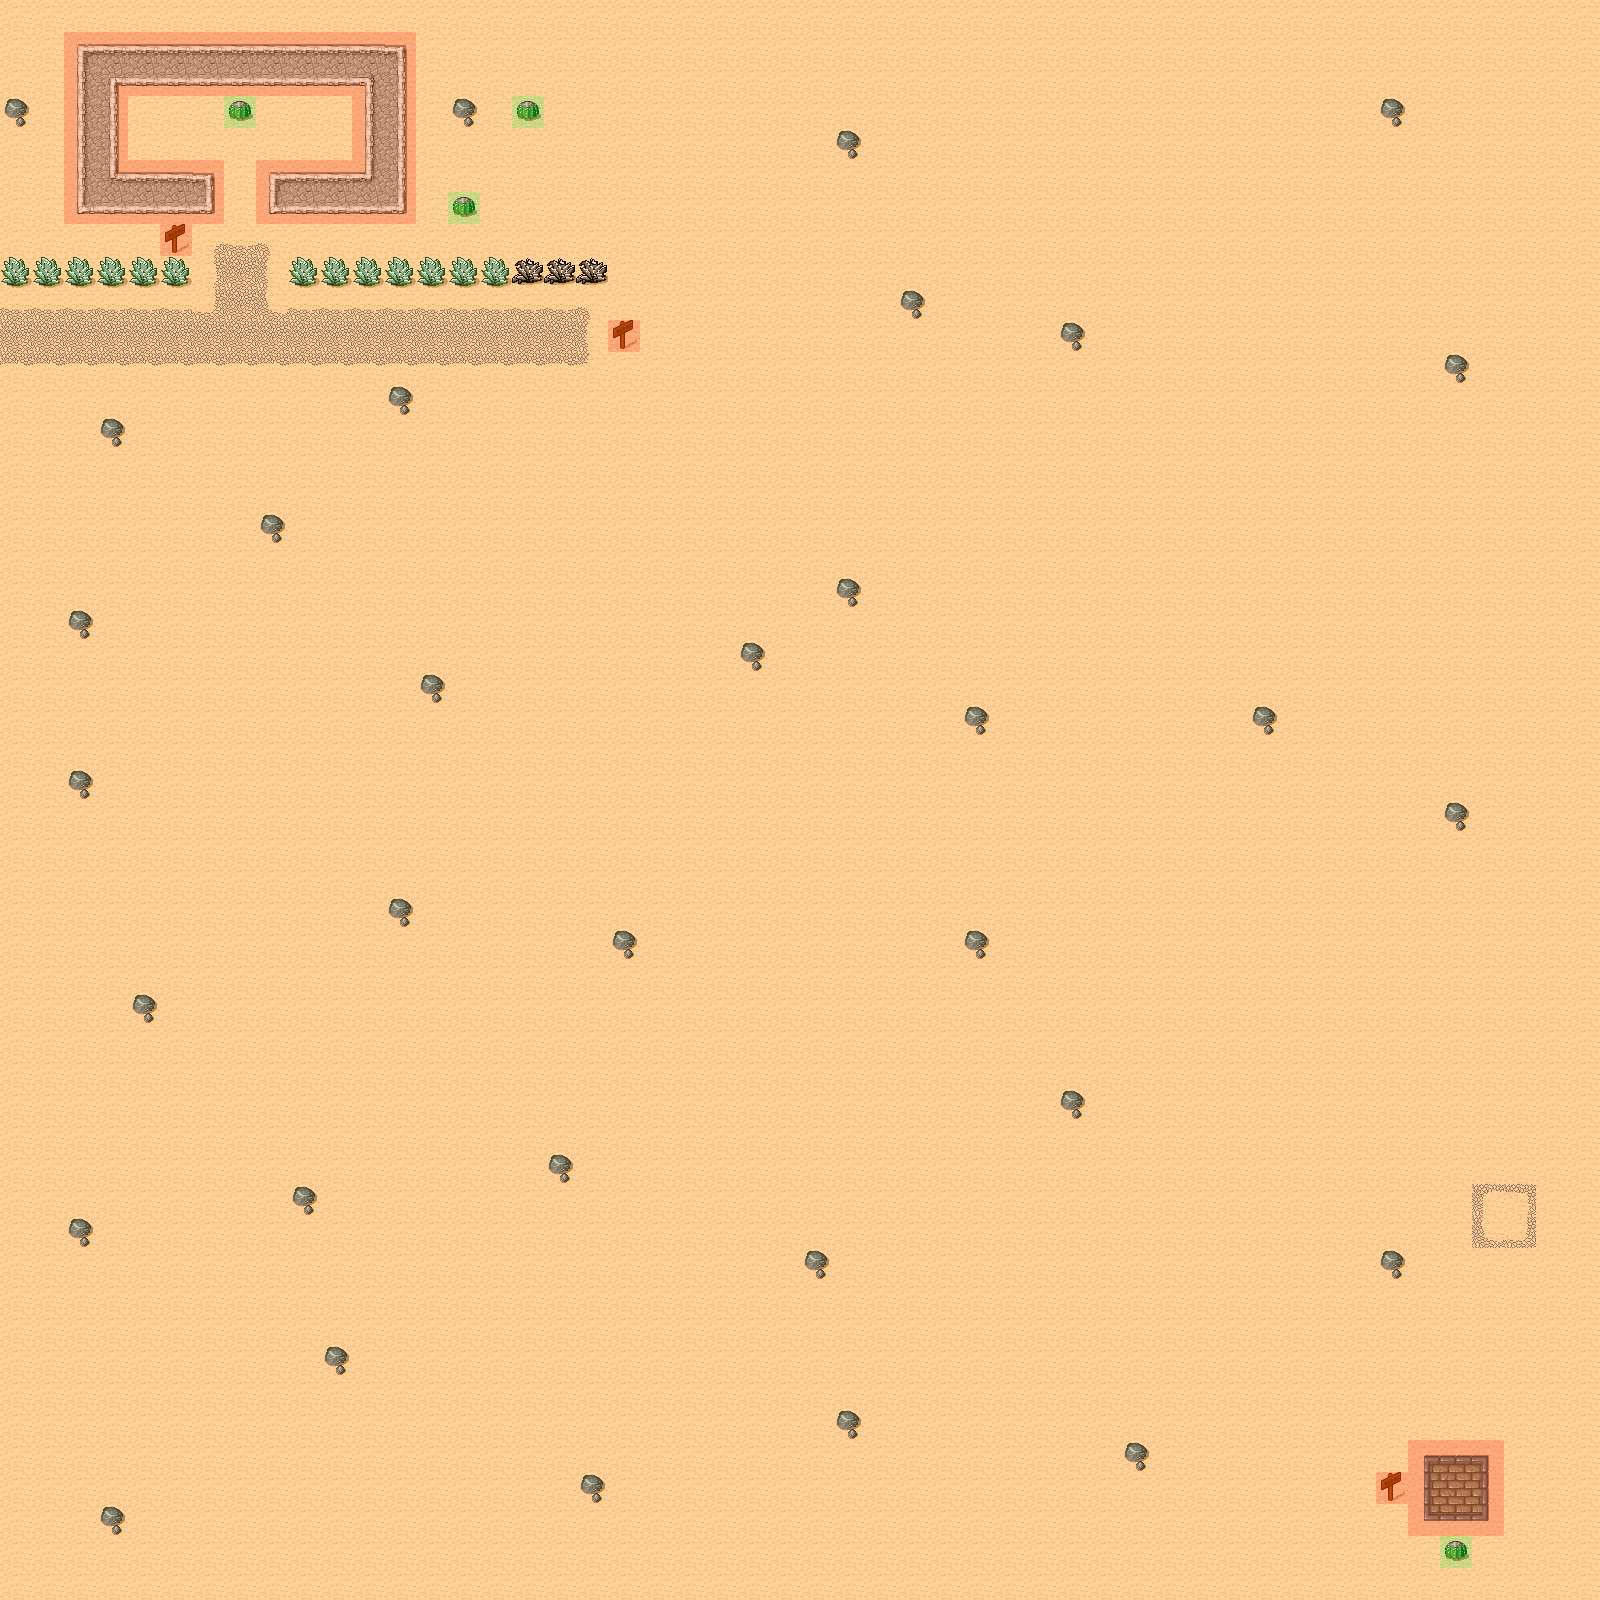

Rendered tile map (Tiled .tmx) drawn with the repository's tilesets; below, a short description and the map source with its tile grids summarised:
An orthogonal 50x50 tile map with 32x32 px tiles, 4 tile layers (Background, Foreground, Traps, Meta), 2 tilesets and 10 objects (9x EnemySpawn, SpawnPoint).

<map version="1.0" orientation="orthogonal" width="50" height="50" tilewidth="32" tileheight="32">
 <tileset firstgid="1" name="tmw_desert_spacing" tilewidth="32" tileheight="32" spacing="1" margin="1">
  <image source="tmw_desert_spacing.png" width="265" height="232" />
 </tileset>
 <tileset firstgid="57" name="meta_tiles" tilewidth="32" tileheight="32" spacing="1" margin="1">
  <image source="meta_tiles.png" width="67" height="34" />
  <tile id="0">
   <properties>
    <property name="Collidable" value="True" />
   </properties>
  </tile>
  <tile id="1">
   <properties>
    <property name="Collectable" value="True" />
   </properties>
  </tile>
 </tileset>
 <layer name="Background" width="50" height="50">
  <data>[2500 cells, 2500 non-empty, 37 distinct tile ids]</data>
 </layer>
 <objectgroup name="Objects" width="0" height="0">
  <object name="SpawnPoint" x="45" y="337" />
  <object name="EnemySpawn" x="265" y="1073">
   <properties>
    <property name="Enemy" value="1" />
   </properties>
  </object>
  <object name="EnemySpawn" x="649" y="623">
   <properties>
    <property name="Enemy" value="2" />
   </properties>
  </object>
  <object name="EnemySpawn" x="844" y="177">
   <properties>
    <property name="Enemy" value="3" />
   </properties>
  </object>
  <object name="EnemySpawn" x="1097" y="1297">
   <properties>
    <property name="Enemy" value="1" />
   </properties>
  </object>
  <object name="EnemySpawn" x="1161" y="1233">
   <properties>
    <property name="Enemy" value="2" />
   </properties>
  </object>
  <object name="EnemySpawn" x="1097" y="1234">
   <properties>
    <property name="Enemy" value="3" />
   </properties>
  </object>
  <object name="EnemySpawn" x="1097" y="1360">
   <properties>
    <property name="Enemy" value="1" />
   </properties>
  </object>
  <object name="EnemySpawn" x="1224" y="1233">
   <properties>
    <property name="Enemy" value="2" />
    <property name="NumberOfEnemiesToSpawn" value="10" />
    <property name="SpawnDelaySeconds" value="1.0" />
   </properties>
  </object>
  <object name="EnemySpawn" x="1161" y="1298">
   <properties>
    <property name="Enemy" value="3" />
   </properties>
  </object>
 </objectgroup>
 <layer name="Foreground" width="50" height="50">
  <data>[2500 cells, 6 non-empty, 5 distinct tile ids]</data>
 </layer>
 <layer name="Traps" width="50" height="50">
  <data>[2500 cells, 6 non-empty, 5 distinct tile ids]</data>
 </layer>
 <layer name="Meta" width="50" height="50">
  <data>[2500 cells, 66 non-empty, 2 distinct tile ids]</data>
 </layer>
</map>
